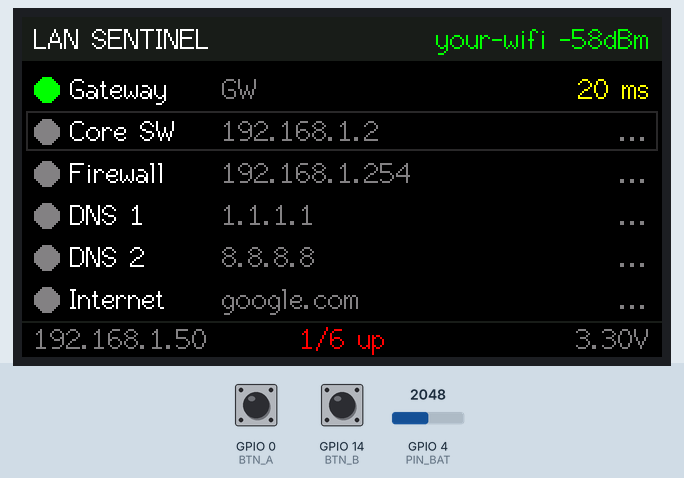
Recording of a sketch running on a simulated ESP32-S3. On the bench: 320×170 colour display. Inputs (shaded band) come from the test bench; at power-on: GPIO 4 (PIN_BAT) = 2048, GPIO 0 (BTN_A) HIGH, GPIO 14 (BTN_B) HIGH. WiFi joins after 1.5 s; servers stay silent unless stated.

Above: at 3.7 s.
3.8 s: GPIO 4 (PIN_BAT) set to 2624
At 5.5 s:
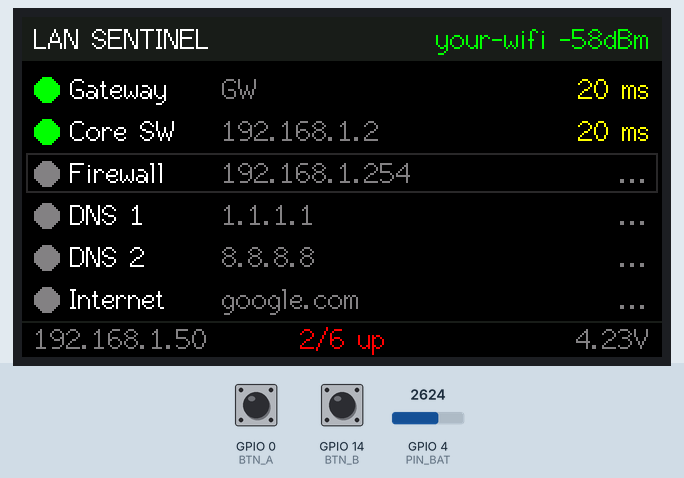
7.2 s: GPIO 4 (PIN_BAT) set to 2728
At 7.7 s:
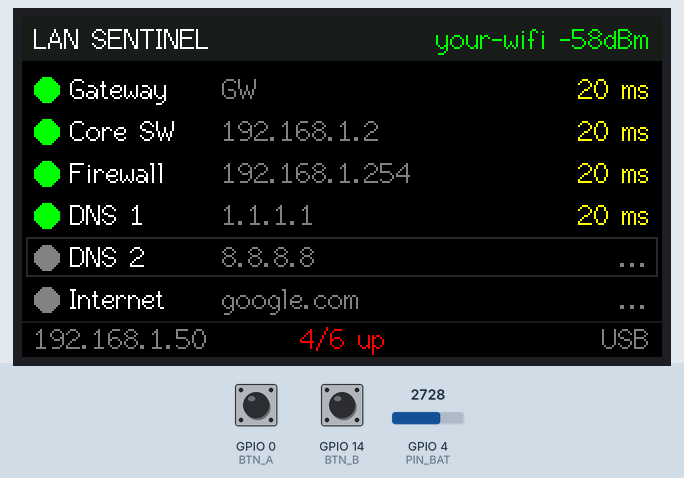
10.6 s: GPIO 0 (BTN_A) pulled LOW for 3.2 s
At 14.1 s:
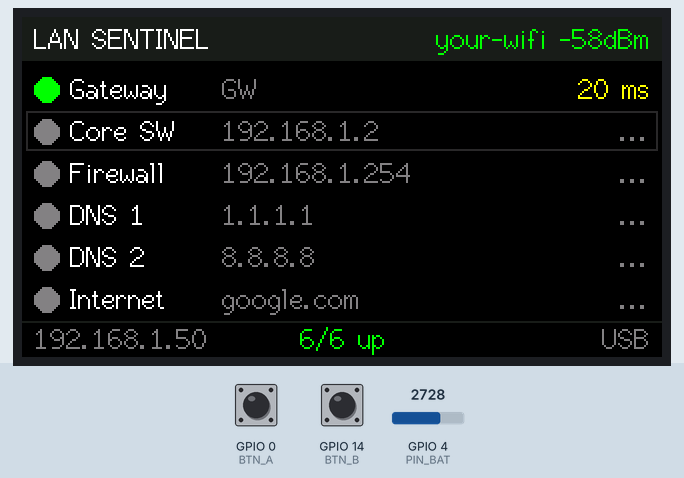
17.2 s: GPIO 14 (BTN_B) pulled LOW for 1 s
At 19.8 s:
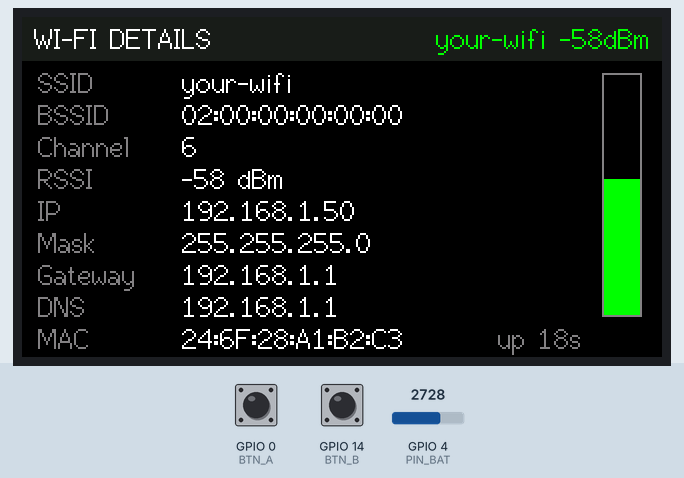
21.6 s: GPIO 0 (BTN_A) pulled LOW for 1 s
25.9 s: GPIO 14 (BTN_B) pulled LOW for 0.15 s
At 30.33 s:
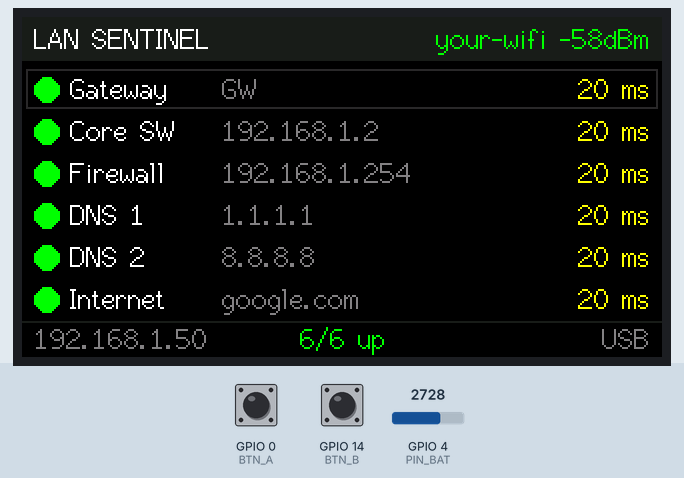
Timing chart, 0 to 30.5 s (numbered marks = the images above; inputs shaded):
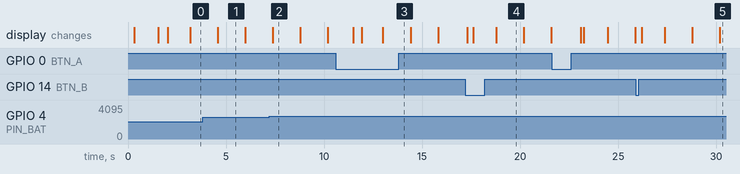

Measured:
- the behaviour switches between 2669 and 2670 on GPIO 4 (PIN_BAT) (found by bisection; images 1 and 2)
- after the input at 7.2 s, the display: changes after 0.19 s (image 2)
- after the input at 10.6 s, the display: first differs from a run without the input after 1.3 s (image 3 shows a later state)
- after the input at 17.2 s, the display: first differs from a run without the input after 0.42 s (image 4 shows a later state)
- after the input at 25.9 s, the display: first changes after 0.31 s (image 5 shows a later state)
- what the display in image 1 shows lasts 1.4 s, from 4.6 s to 6.0 s

The sketch:

LAN_Sentinel.ino
```cpp
/*
  LAN Sentinel  --  LilyGO T-Display-S3 (ESP32-S3, 1.9" 170x320 ST7789)
  ----------------------------------------------------------------------
  Pings up to 6 hosts in rotation and shows live up/down + latency.
  Handy as a "is the event network healthy?" glance screen on a rack or table.

  Buttons:
    BTN_B (GPIO14, right/top key) : toggle Hosts page / Wi-Fi details page
    BTN_A (GPIO0,  BOOT key)       : force an immediate re-check of all hosts

  Libraries:
    TFT_eSPI   (with Setup206_LilyGo_T_Display_S3 selected)
    ESP32Ping  (https://github.com/marian-craciunescu/ESP32Ping)
*/

#include <WiFi.h>
#include <ESP32Ping.h>
#include <TFT_eSPI.h>

// ---------- Board pins ----------
#define PIN_POWER_ON 15   // LCD + battery power enable (must be HIGH on battery)
#define PIN_LCD_BL   38   // backlight
#define PIN_BAT      4    // battery voltage (through 1/2 divider)
#define BTN_A        0
#define BTN_B        14

// ---------- Your settings ----------
const char* WIFI_SSID = "your-wifi";        // 2.4 GHz only
const char* WIFI_PASS = "your-password";

struct Host {
  const char* label;
  const char* target;     // IP, hostname, or "GW" for the DHCP gateway
  IPAddress   ip;
  bool        up;
  bool        checked;
  float       ms;
  uint32_t    since;      // millis() of last state change
};

// Up to 6 rows fit on screen.
Host hosts[] = {
  {"Gateway",  "GW"},
  {"Core SW",  "192.168.1.2"},
  {"Firewall", "192.168.1.254"},
  {"DNS 1",    "1.1.1.1"},
  {"DNS 2",    "8.8.8.8"},
  {"Internet", "google.com"},
};
const int NUM_HOSTS = sizeof(hosts) / sizeof(hosts[0]);

const uint32_t PING_GAP_MS = 400;   // pause between individual host checks

// ---------- Colors ----------
#define C_BG      0x0000
#define C_HDR     0x18E3
#define C_TEXT    0xFFFF
#define C_DIM     0x8410
#define C_GOOD    0x07E0
#define C_WARN    0xFFE0
#define C_SLOW    0xFD20
#define C_BAD     0xF800

TFT_eSPI     tft;
TFT_eSprite  spr(&tft);

int      page = 0;            // 0 = hosts, 1 = wifi details
int      nextHost = 0;
uint32_t lastPing = 0;

// ---------- Helpers ----------
String fmtDur(uint32_t s) {
  if (s < 60)    return String(s) + "s";
  if (s < 3600)  return String(s / 60) + "m";
  if (s < 86400) return String(s / 3600) + "h" + String((s % 3600) / 60) + "m";
  return String(s / 86400) + "d" + String((s % 86400) / 3600) + "h";
}

float batteryVolts() {
  return analogReadMilliVolts(PIN_BAT) * 2.0f / 1000.0f;
}

bool resolve(Host& h) {
  if (strcmp(h.target, "GW") == 0) { h.ip = WiFi.gatewayIP(); return h.ip != IPAddress(0,0,0,0); }
  if (h.ip.fromString(h.target)) return true;
  return WiFi.hostByName(h.target, h.ip) == 1;
}

void checkHost(Host& h) {
  bool ok = false;
  float ms = 0;
  if (WiFi.status() == WL_CONNECTED && resolve(h)) {
    ok = Ping.ping(h.ip, 2);
    if (ok) ms = Ping.averageTime();
  }
  if (!h.checked || ok != h.up) h.since = millis();
  h.up = ok;
  h.ms = ms;
  h.checked = true;
}

bool pressed(int pin) {           // simple edge detect with debounce
  static bool last[48];
  static uint32_t t[48];
  bool down = digitalRead(pin) == LOW;
  bool fire = false;
  if (down != last[pin] && millis() - t[pin] > 40) {
    t[pin] = millis();
    if (down) fire = true;
    last[pin] = down;
  }
  return fire;
}

// ---------- Drawing ----------
void drawHeader(const char* title) {
  spr.fillRect(0, 0, 320, 22, C_HDR);
  spr.setTextFont(2);
  spr.setTextColor(C_TEXT, C_HDR);
  spr.setTextDatum(TL_DATUM);
  spr.drawString(title, 6, 3);

  spr.setTextDatum(TR_DATUM);
  if (WiFi.status() == WL_CONNECTED) {
    int rssi = WiFi.RSSI();
    uint16_t c = rssi > -60 ? C_GOOD : rssi > -72 ? C_WARN : C_BAD;
    spr.setTextColor(c, C_HDR);
    spr.drawString(WiFi.SSID() + " " + String(rssi) + "dBm", 314, 3);
  } else {
    spr.setTextColor(C_BAD, C_HDR);
    spr.drawString("Wi-Fi DOWN", 314, 3);
  }
}

void drawHosts() {
  drawHeader("LAN SENTINEL");
  int upCount = 0;

  for (int i = 0; i < NUM_HOSTS && i < 6; i++) {
    Host& h = hosts[i];
    int y = 26 + i * 21;
    uint16_t dot = !h.checked ? C_DIM : (h.up ? C_GOOD : C_BAD);
    if (h.up) upCount++;

    if (i == nextHost) spr.drawRect(2, y, 316, 20, 0x2945);   // "checking" cursor
    spr.fillCircle(12, y + 10, 6, dot);

    spr.setTextFont(2);
    spr.setTextDatum(ML_DATUM);
    spr.setTextColor(C_TEXT, C_BG);
    spr.drawString(h.label, 24, y + 10);
    spr.setTextColor(C_DIM, C_BG);
    spr.drawString(h.target, 100, y + 10);

    spr.setTextDatum(MR_DATUM);
    if (!h.checked) {
      spr.setTextColor(C_DIM, C_BG);
      spr.drawString("...", 314, y + 10);
    } else if (h.up) {
      uint16_t c = h.ms < 20 ? C_GOOD : h.ms < 100 ? C_WARN : C_SLOW;
      spr.setTextColor(c, C_BG);
      spr.drawString(String(h.ms, 0) + " ms", 314, y + 10);
    } else {
      spr.setTextColor(C_BAD, C_BG);
      spr.drawString("DOWN " + fmtDur((millis() - h.since) / 1000), 314, y + 10);
    }
  }

  // Footer
  spr.drawFastHLine(0, 152, 320, C_HDR);
  spr.setTextFont(2);
  spr.setTextDatum(BL_DATUM);
  spr.setTextColor(C_DIM, C_BG);
  spr.drawString(WiFi.localIP().toString(), 6, 169);

  spr.setTextDatum(BC_DATUM);
  spr.setTextColor(upCount == NUM_HOSTS ? C_GOOD : C_BAD, C_BG);
  spr.drawString(String(upCount) + "/" + String(NUM_HOSTS) + " up", 160, 169);

  spr.setTextDatum(BR_DATUM);
  float v = batteryVolts();
  spr.setTextColor(C_DIM, C_BG);
  spr.drawString(v > 4.3f ? "USB" : String(v, 2) + "V", 314, 169);
}

void drawWifi() {
  drawHeader("WI-FI DETAILS");
  spr.setTextFont(2);
  spr.setTextDatum(TL_DATUM);

  struct Row { const char* k; String v; };
  Row rows[] = {
    {"SSID",    WiFi.SSID()},
    {"BSSID",   WiFi.BSSIDstr()},
    {"Channel", String(WiFi.channel())},
    {"RSSI",    String(WiFi.RSSI()) + " dBm"},
    {"IP",      WiFi.localIP().toString()},
    {"Mask",    WiFi.subnetMask().toString()},
    {"Gateway", WiFi.gatewayIP().toString()},
    {"DNS",     WiFi.dnsIP(0).toString()},
    {"MAC",     WiFi.macAddress()},
  };
  for (int i = 0; i < 9; i++) {
    int y = 25 + i * 16;
    spr.setTextColor(C_DIM, C_BG);
    spr.drawString(rows[i].k, 8, y);
    spr.setTextColor(C_TEXT, C_BG);
    spr.drawString(rows[i].v, 80, y);
  }

  // RSSI bar on the right
  int rssi = constrain(WiFi.RSSI(), -95, -30);
  int h = map(rssi, -95, -30, 0, 120);
  uint16_t c = rssi > -60 ? C_GOOD : rssi > -72 ? C_WARN : C_BAD;
  spr.drawRect(290, 28, 20, 122, C_DIM);
  spr.fillRect(291, 149 - h, 18, h, c);

  spr.setTextDatum(BR_DATUM);
  spr.setTextColor(C_DIM, C_BG);
  spr.drawString("up " + fmtDur(millis() / 1000), 280, 169);
}

void render() {
  spr.fillSprite(C_BG);
  if (page == 0) drawHosts(); else drawWifi();
  spr.pushSprite(0, 0);
}

void splash(const String& msg) {
  spr.fillSprite(C_BG);
  spr.setTextFont(4);
  spr.setTextDatum(MC_DATUM);
  spr.setTextColor(C_TEXT, C_BG);
  spr.drawString("LAN SENTINEL", 160, 70);
  spr.setTextFont(2);
  spr.setTextColor(C_DIM, C_BG);
  spr.drawString(msg, 160, 105);
  spr.pushSprite(0, 0);
}

// ---------- Main ----------
void setup() {
  pinMode(PIN_POWER_ON, OUTPUT); digitalWrite(PIN_POWER_ON, HIGH);
  pinMode(PIN_LCD_BL, OUTPUT);   digitalWrite(PIN_LCD_BL, HIGH);
  pinMode(BTN_A, INPUT_PULLUP);
  pinMode(BTN_B, INPUT_PULLUP);
  Serial.begin(115200);

  tft.init();
  tft.setRotation(1);           // landscape, USB on the left; use 3 to flip
  tft.fillScreen(C_BG);
  spr.createSprite(320, 170);

  WiFi.mode(WIFI_STA);
  WiFi.setAutoReconnect(true);
  WiFi.begin(WIFI_SSID, WIFI_PASS);

  uint32_t t0 = millis();
  while (WiFi.status() != WL_CONNECTED) {
    splash("Connecting to " + String(WIFI_SSID) + "  " + String((millis() - t0) / 1000) + "s");
    delay(250);
  }
  render();
}

void loop() {
  if (pressed(BTN_B)) { page ^= 1; render(); }
  if (pressed(BTN_A)) {
    for (int i = 0; i < NUM_HOSTS; i++) hosts[i].checked = false;
    nextHost = 0;
    render();
  }

  if (millis() - lastPing > PING_GAP_MS) {
    checkHost(hosts[nextHost]);           // blocks up to ~2 s on a dead host
    nextHost = (nextHost + 1) % NUM_HOSTS;
    lastPing = millis();
    render();
  }

  static uint32_t lastDraw = 0;           // keep "DOWN 3m" timers ticking
  if (millis() - lastDraw > 1000) { lastDraw = millis(); render(); }
}
```
